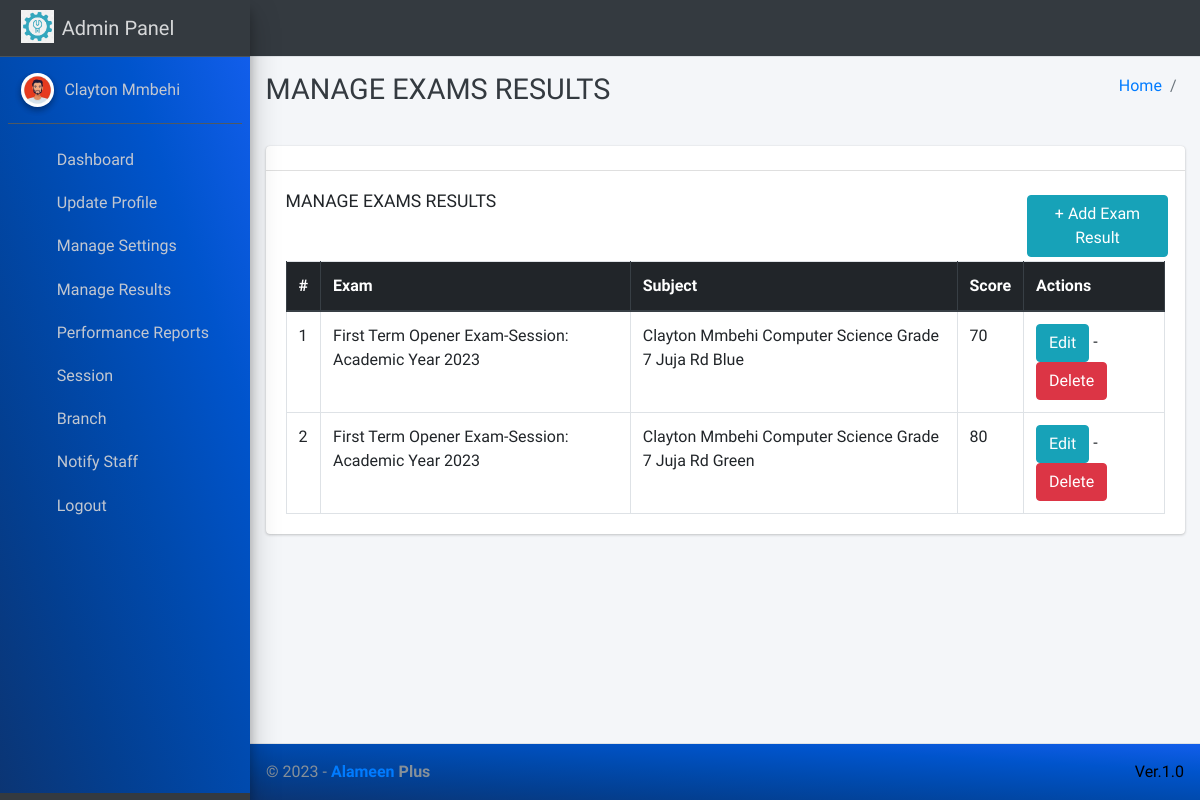
The page /manage/exam_result/ (signed in) on the database its author committed.
### main_app/models.py (models this page shows, shortened)
class CustomUser(AbstractUser):
    USER_TYPE = ((1, "HOD"), (2, "Staff"), (3, "Student"))
    GENDER = [("M", "Male"), ("F", "Female")]
    username = None  # Removed username, using email instead
    email = models.EmailField(unique=True)
    user_type = models.CharField(default=1, choices=USER_TYPE, max_length=1)
    gender = models.CharField(max_length=1, choices=GENDER)
    profile_pic = models.ImageField()
    created_at = models.DateTimeField(auto_now_add=True)
    updated_at = models.DateTimeField(auto_now=True)
    USERNAME_FIELD = "email"
    REQUIRED_FIELDS = []
    objects = CustomUserManager()
    def __str__(self):
        return  self.first_name + " " + self.last_name

class ExamMeanResult(models.Model):
    result_id = models.AutoField(primary_key=True)
    exam =models.ForeignKey(Exam, on_delete=models.DO_NOTHING, null=True, verbose_name='Exam Name')
    subject = models.ForeignKey(TeacherSubject, on_delete=models.DO_NOTHING)
    score = models.IntegerField()
    created = models.DateField(auto_now_add=True)
    class Meta:
        unique_together = ('exam', 'subject')

class Exam(models.Model):
    exam_id = models.AutoField(primary_key=True)
    created_at = models.DateField(auto_now=True)
    exam_date = models.DateField()
    name = models.CharField(max_length=50, unique=True)
    target_marks = models.ForeignKey(CategoryTargetScore, on_delete=models.DO_NOTHING)
    session = models.ForeignKey(Session, on_delete=models.DO_NOTHING)
    term = models.ForeignKey(SessionTerm, on_delete=models.DO_NOTHING)
    def __str__(self):
        return f'{self.term} {self.name}-Session: {self.session}'

class SessionTerm(models.Model):
    CHOICE = [
        ('First Term', 'First Term'),
        ('Second Term', 'Second Term'),
        ('Third Term', 'Third Term')
    ]
    session = models.ForeignKey(Session, on_delete=models.CASCADE)
    term = models.CharField(max_length=15, unique=True, choices=CHOICE)
    TERM_CHOICES = [("Term 1", "Term 1"), ("Term 2", "Term 2"), ("Term 3", "Term 3")]
    session = models.ForeignKey(Session, on_delete=models.CASCADE)
    name = models.CharField(max_length=10, choices=TERM_CHOICES)
    def __str__(self):
        return self.term

class Session(models.Model):
    name = models.CharField(max_length=20)
    start_year = models.DateField()
    end_year = models.DateField()
    def __str__(self):
        return self.name

class TeacherSubject(models.Model):
    teacher = models.ForeignKey(Staff, on_delete=models.CASCADE)
    subject = models.ForeignKey(Subject, on_delete=models.CASCADE)
    stream = models.ForeignKey(Stream, on_delete=models.CASCADE)
    def __str__(self):
        return f'{self.teacher} {self.subject} {self.stream}'

class Staff(models.Model):
    branch = models.ForeignKey(Branch, on_delete=models.CASCADE, null=True)
    admin = models.OneToOneField(CustomUser, on_delete=models.CASCADE)
    def __str__(self):
        return self.admin.first_name + " " +  self.admin.last_name

class Subject(models.Model):
    name = models.CharField(max_length=120)
    updated_at = models.DateTimeField(auto_now=True)
    created_at = models.DateTimeField(auto_now_add=True)
    def __str__(self):
        return f'{self.name}'

class Stream(models.Model):
    stream_id = models.AutoField(primary_key=True)
    class_id = models.ForeignKey(Classes, on_delete=models.CASCADE, verbose_name='class')
    name = models.CharField(max_length=120)
    created_at = models.DateTimeField(auto_now_add=True)
    updated_at = models.DateTimeField(auto_now=True)
    def __str__(self):
        return f'{self.class_id} {self.name}'

class Classes(models.Model):
    class_id = models.AutoField(primary_key=True )
    category = models.ForeignKey(ClassCategory, on_delete=models.CASCADE)
    name = models.CharField(max_length=120)
    branch = models.ForeignKey(Branch, on_delete=models.CASCADE)
    created_at = models.DateTimeField(auto_now_add=True)
    updated_at = models.DateTimeField(auto_now=True)
    class Meta:
        unique_together = ('branch','name')
    def __str__(self):
        return f'{self.name} {self.branch}'

class Branch(models.Model):
    branch_id=models.AutoField(primary_key=True)
    name = models.CharField(max_length=20, unique=True)
    def __str__(self):
        return self.name

### main_app/hod_views.py (the view)
# urls.py: path('manage/exam_result/', hod_views.manage_exam_result, name='manage_exam_result'),
@login_required(redirect_field_name="user_login")
def manage_exam_result(request):
    exam = ExamMeanResult.objects.all()
    context = {
        'exam': exam
    }
    return render(request, "hod_template/manage_exam_result.html", context)

### main_app/templates/hod_template/manage_exam_result.html
{% extends 'main_app/base.html' %}
{% load static %}
{% block page_title %}MANAGE EXAMS RESULTS{% endblock page_title %}
{% block content %}
<section class="content">
    <div class="container-fluid">
        <div class="row">
            <div class="col-md-12">
                <div class="card">
                    <div class="card-header">
                    </div>
                    <div class="card-body">
                        <div class="row">
                            <div class="col-md-10">
                                <h3 class="card-title">MANAGE EXAMS RESULTS</h3>
                            </div>
                            <div class="col-md-2 p-1">
                                <a class="btn btn-info" href="{% url 'add_exam_result' %}">+ Add Exam Result</a>
                            </div>
                        </div>
                        <table id="example2" class="table table-bordered table-hover">
                            <thead class="thead-dark">
                                <tr>
                                    <th>#</th>
                                    <th>Exam</th>
                                    <th>Subject</th>
                                    <th>Score</th>
                                    <th>Actions</th>
                                </tr>
                            </thead>
                            <tbody>
                                {% for exam in exam %}
                                <tr>
                                    <td>{{ forloop.counter }}</td>
                                    <td>{{exam.exam}}</td>
                                    <td>{{exam.subject}}</td>
                                    <td>{{exam.score}}</td>
                                    <td>
                                        <a href="{% url 'update_exam_result' exam.result_id %}" class="btn btn-info">Edit</a> -
                                        <a href="{% url 'delete_exam_result' exam.result_id %}" onclick="return confirm('Are you sure you want to delete this Exam Result ?')" class="btn btn-danger">Delete</a>
                                    </td>
                                </tr>
                                {% endfor %}
                            </tbody>
                        </table>
                    </div>
                </div>
            </div>
        </div>
    </div>
</section>
{% endblock content %}

### main_app/templates/main_app/sidebar_template.html (shortened to what this page needs)
{% load static %}
<aside class="main-sidebar sidebar-dark-info elevation-4">
    {% if request.user.user_type == '1' %}
    <a href="{% url 'admin_home' %}" class="brand-link">
        <img src="{% static 'dist/img/virusx.png' %} " alt="Alameen Plus Logo"
            class="brand-image " >
        <span class="brand-text font-weight-light" >Admin Panel</span>
    </a>
    <div class="sidebar" style="background-image: linear-gradient(to right top, #0b3574, #033f91, #004aae, #0054cc, #125eeb);">
        <div class="user-panel mt-3 pb-3 mb-3 d-flex">
            <div class="image">
                <img src="{{ request.user.profile_pic}}" class="img-circle elevation-2" alt="User Image">
            </div>
            <div class="info">
                <a href="#" class="d-block">{{user}}</a>
            </div>
        </div>
        <nav class="mt-2">
            <ul class="nav nav-pills nav-sidebar flex-column" data-widget="treeview" role="menu" data-accordion="false">
                <li class="nav-item">
                    {% url 'admin_home' as admin_home %}
                    <a href="{{admin_home}}" class="nav-link {% if admin_home == request.path %} active {% endif %}">
                        <i class="nav-icon fas fa-home"></i>
                        <p>
                            Dashboard
                        </p>
                    </a>
                </li>
                <li class="nav-item">
                    {% url 'admin_view_profile' as admin_view_profile %}
                    <a href="{{admin_view_profile}}"
                        class="nav-link {% if admin_view_profile == request.path %} active {% endif %}">
                        <i class="nav-icon fas fa-address-card"></i>
                        <p>
                            Update Profile
                        </p>
                    </a>
                </li>
                <li class="nav-item has-treeview">
                    <a href="#" class="nav-link" >
                        <i class="nav-icon fas fa-cogs"></i>
                        <p>
                            Manage Settings
                            <i class="fas fa-angle-left right"></i>
                        </p>
                    </a>
                </li>
<li class="nav-item has-treeview">
    <a href="#" class="nav-link" >
        <i class="nav-icon fas fa-check"></i>
        <p>
            Manage Results
            <i class="fas fa-angle-left right"></i>
        </p>
    </a>
</li>
                <li class="nav-item has-treeview">
                    <a href="#" class="nav-link" >
                        <i class="nav-icon far fa-file"></i>
                        <p>
                            Performance Reports
                            <i class="fas fa-angle-left right"></i>
                        </p>
                    </a>
                </li>
                <li class="nav-item has-treeview">
                    <a href="#" class="nav-link">
                        <i  class="nav-icon far fa-calendar-alt"></i>
                        <p>
                            Session
                            <i class="fas fa-angle-left right"></i>
                        </p>
                    </a>
                </li>
                <li class="nav-item has-treeview">
                    <a href="#" class="nav-link" >
                        <i class="nav-icon fas fa-bookmark"></i>
                        <p>
                            Branch
                            <i class="fas fa-angle-left right"></i>
                        </p>
                    </a>
                </li>
                <li class="nav-item">
                    {% url 'admin_notify_staff' as admin_notify_staff %}
                    <a href="{{admin_notify_staff}}"
                        class="nav-link {% if admin_notify_staff == request.path %} active {% endif %}">
                        <i class="nav-icon far fa-bell"></i>
                        <p>
                            Notify Staff
                        </p>
                    </a>
                </li>
                            {% endif %}
                    <li class="nav-item">
                        <a href="{% url 'user_logout' %}"
                            onclick="return confirm('Your session would be terminated.\n\nProceed?')"
                            class="nav-link">
                            <i  style="color: #ff0000"  class="nav-icon fas fa-power-off"></i>
                            <p>
                                Logout
                            </p>
                        </a>
                    </li>
            </ul>
        </nav>
    </div>
</aside>

### rows shown on the page
CustomUser: user.profile_pic (picture), first_name+last_name "Clayton Mmbehi"
ExamMeanResult: exam "First Term Opener Exam-Session: Academic Year 2023", subject "Clayton Mmbehi Computer Science Grade 7 Juja Rd Blue", score "70"
ExamMeanResult: exam "First Term Opener Exam-Session: Academic Year 2023", subject "Clayton Mmbehi Computer Science Grade 7 Juja Rd Green", score "80"
